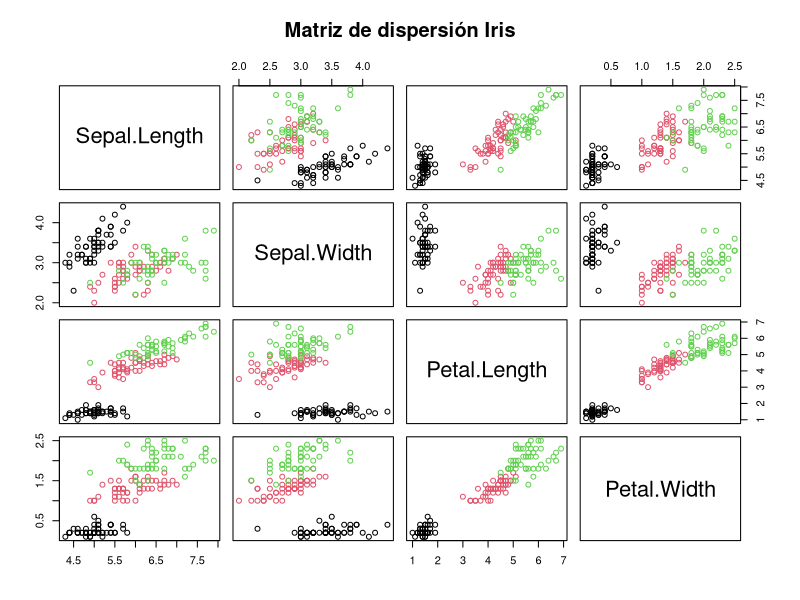

The R script that drew this image: (Note: this script raises an error after producing the figure.)

# Ejercicios RMultinomial
# Problema 1:

# --------------------------------------------

'El fichero iris de R, contiene los datos correspondientes a medidas de los pétalos y sépalos
 de tres variedades de flor de iris (setosa, virginica y versicolor).
 Se desea realizar un análisis de Regresión Multinomial con el fin de predecir la variedad
 de la flor en función de las magnitudes de sus pétalos y sépalos. Se pide: '

'1) Recuperar los datos y realizar un estudio descriptivo previo atendiendo a nuestro
objetivo. '

library("tidyverse")
d <- iris
summary(d)
View(d)

plot(iris[, 1:4], col = iris$Species, main = "Matriz de dispersión Iris")

# --------------------------------------------

'2) Dividir el conjunto de datos en entrenamiento y prueba (70% entrenamiento,
 30% prueba). Tomar semilla 123.'

set.seed(123)

ntotal<-nrow(d)
n_entrenamiento<-round(0.7*ntotal)

filas_entrenamiento <- sample(1:ntotal, size = n_entrenamiento)
filas_entrenamiento

d_entrenamiento <- d[filas_entrenamiento, ] # 70%
d_test <- d[-filas_entrenamiento, ]         # 30% 
View(d_test)

# --------------------------------------------

'3) Con los datos de entrenamiento, obtener el modelo ajustado de Regresión
 Multinomial usando todos los predictores. '

'En la regresión multinomial, se coge una categoría para usarla como pivote,
 por defecto se coge por orden alfabético. Se coge la especie Setosa:
 ¿Qué probs hay de que sea Versicolor/Virginica en vez de Setosa?'

library("nnet")
d_entrenamiento$Species <- relevel(d_entrenamiento$Species, ref = "setosa")
mymultinom <- multinom(Species ~ ., data = d_entrenamiento)
summary(mymultinom)
'Coefficients:
            (Intercept) Sepal.Length Sepal.Width Petal.Length Petal.Width
 versicolor     63.7972    -27.80712   -27.99961      71.5816    18.78823
 virginica    -107.2881    -56.45906   -61.59348     140.6447    82.34126

 Versicolor -> ln(P(versi)/P(setosa)) = 63.7972 - 27.80712·Sepal.L - 27.99961·Sepal.W + ...

 Residual Deviance: 1.218832 -> cantidad de "error" que no se ha explicado
 AIC: 21.21883 -> equilibrio entre aciertos y ser simple'

# --------------------------------------------

'4) Con los datos de entrenamiento, aplicar los métodos de selección de regresores
 para comprobar si el modelo completo es reducible.'

modelo_backward <- step(mymultinom, direction = "backward")

modelo_nulo <- multinom(Species ~ 1, data = d_entrenamiento)
modelo_forward <- step(modelo_nulo, scope = formula(mymultinom),
                       direction = "forward")

modelo_stepwise <- step(modelo_nulo, scope = formula(mymultinom),
                        direction = "both")

summary(modelo_backward)
'               Df      AIC
 <none>         10 21.21883
 El modelo es irreducible'

summary(modelo_forward)
'Step:  AIC=21.22
 Species ~ Petal.Width + Petal.Length + Sepal.Length + Sepal.Width
 Coge todos, es irreducible.'

summary(modelo_stepwise)
'               Df      AIC
 <none>         10 21.21883
 - Sepal.Width   8 24.79663
 - Sepal.Length  8 25.19300
 - Petal.Width   8 28.73232
 - Petal.Length  8 33.90678
 De nuevo, irreducible.'

'Como el AIC de tddos los modelos es el mismo nos quedamos con todas las variables.
 Todas las variables son nuestro modelo, tomamos el modelo completo.'

# --------------------------------------------

'5) Con el modelo resultante del apartado anterior, obtener medidas de 
 bondad del ajuste e indicar si el modelo es significativo.'

mymultinom$AIC # Valor AIC del modelo: 21.21883
mymultinom$deviance #Valor de la devianza: 1.218832

'Significación del modelo comparando devianza del modelo completo frente al nulo'
diferencia_devianzas <- modelo_nulo$deviance - mymultinom$deviance
n = nrow(d_entrenamiento)
c = nlevels(d_entrenamiento$Species)
l = length(mymultinom$coefnames)
df_nulo = n - 1*(c-1)
df_mymultinom = n- l*(c-1)
grados_libertad <- df_nulo - df_mymultinom
p_valor <- pchisq(diferencia_devianzas, df = grados_libertad, lower.tail = FALSE)
p_valor
# el p-valor (4.625e-45 < 0.05) permite concluir que el modelo completo es significativo.


'La signficación individual de cada predictor se obtiene con el test de Wald y el estadístico Z.'
valores_z <- summary(mymultinom)$coefficients/summary(mymultinom)$standard.errors
valores_z

p_valores <- 2*(1 - pnorm(abs(valores_z), 0, 1))
p_valores
'           (Intercept) Sepal.Length Sepal.Width Petal.Length Petal.Width
 versicolor   0.5936673    0.5031914  0.34227066  0.114124182 0.534419256
 virginica    0.3695915    0.1740520  0.03669608  0.001907569 0.006473231
 
 Para diferenciar a la Virginica de la Setosa: Sepal.Width, Petal.Length, Petal.Width
 son significativas (< 0.1); mientras que para diferenciar Versicolor frente a Setosa
 ninguno de los predictores es significativo (todos los p-valores > 0.1).
 Esto es porque hay una separación perfecta entre ambas especies y por eso
 aunque el modelo sea significativo nos da p-valores altos para estas variables.'

# --------------------------------------------

'6) Veamos ahora el problema de Regresión Multinomial como un problema de
 clasificación. Obtener la clase predicha para los datos del conjunto de prueba.'

d_test_predict <- predict(mymultinom, newdata = d_test, "class")
d_predict <- cbind(d_test, d_test_predict)
d_predict  # Predicción y datos originales juntos

'84   6.0   2.7   5.1   1.6   versicolor    virginica 
 -> Es versicolor y se ha clasificado como virginica, es el único error del modelo'

# --------------------------------------------

'7) Obtener la matriz de confusión para el conjunto de prueba y medir la eficiencia
 del clasificador con el “accuracy” (número de aciertos en la clasificación dividido
 entre número de datos totales).'

matriz_confusion <- table(d_predict$Species, d_predict$d_test_predict,
                          dnn = c("real", "predicho"))
matriz_confusion
'            predicho
 real         setosa versicolor virginica
   setosa         14          0         0
   versicolor      0         17         1
   virginica       0          0        13

 Como hemos resaltado antes, el 84 es el único error del modelo al predecirse'

accuracy <- sum(diag(matriz_confusion)) / sum(matriz_confusion)
accuracy
'Obtenemos un accuracy de 0.9777778 (97.78%). Esto indica que la eficiencia 
 global del clasificador es excelente, siendo capaz de generalizar muy bien 
 ante datos nuevos. El único fallo cometido refleja la dificultad natural de 
 separar las especies Versicolor y Virginica en sus casos frontera.'
